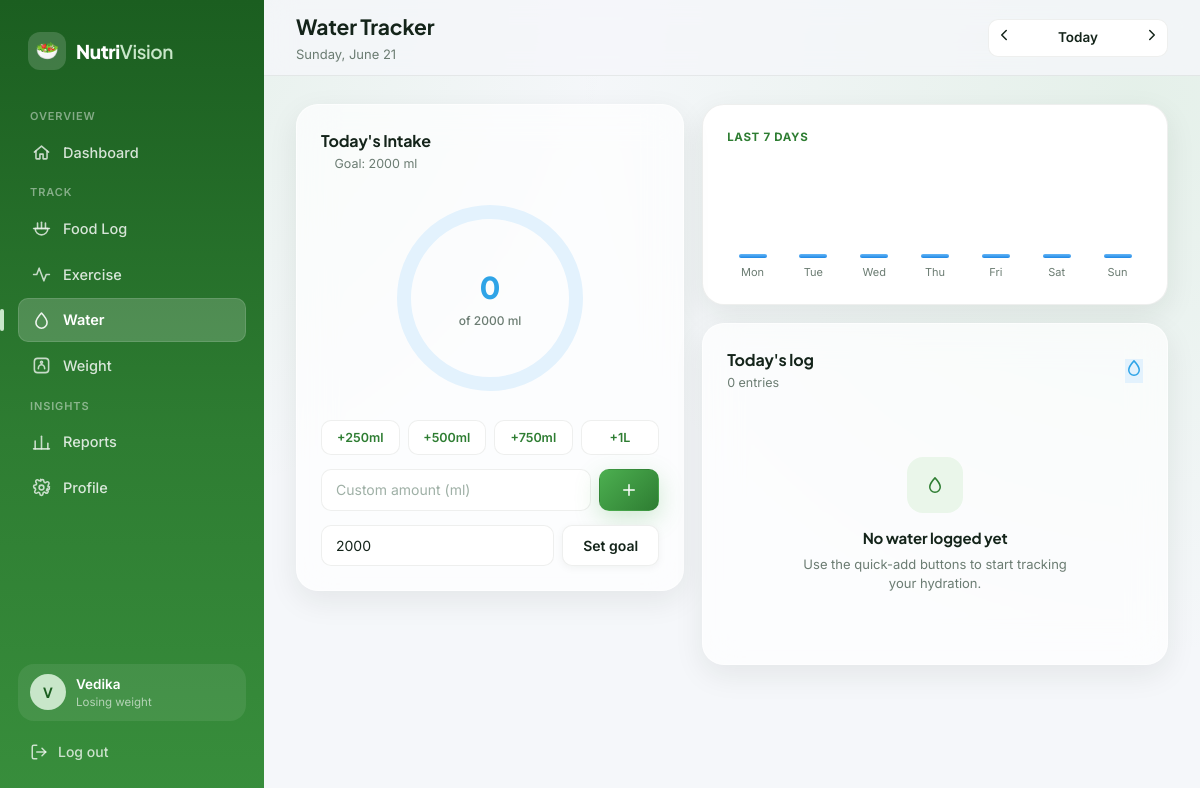
Screenshot of /water (signed in) with the database file from the repository.
### models.py (models this page shows, shortened)
class User(UserMixin, db.Model):
    __tablename__ = "users"
    id = db.Column(db.Integer, primary_key=True)
    name = db.Column(db.String(100), nullable=False)
    email = db.Column(db.String(150), unique=True, nullable=False, index=True)
    password_hash = db.Column(db.String(255), nullable=False)
    age = db.Column(db.Integer)
    gender = db.Column(db.String(20))  # 'male' | 'female' | 'other'
    height = db.Column(db.Float)  # centimetres
    weight = db.Column(db.Float)  # kilograms (latest known weight)
    goal_weight = db.Column(db.Float)  # kilograms (target weight)
    activity_level = db.Column(db.String(30), default="sedentary")
    goal = db.Column(db.String(20), default="maintenance")  # weight_loss | maintenance | weight_gain
    water_goal_ml = db.Column(db.Integer, default=2000)
    created_at = db.Column(db.DateTime, default=datetime.utcnow)
    food_logs = db.relationship("FoodLog", backref="user", lazy=True, cascade="all, delete-orphan")
    exercise_logs = db.relationship("ExerciseLog", backref="user", lazy=True, cascade="all, delete-orphan")
    water_logs = db.relationship("WaterLog", backref="user", lazy=True, cascade="all, delete-orphan")
    weight_logs = db.relationship("WeightLog", backref="user", lazy=True, cascade="all, delete-orphan")

### blueprints/water.py (the view)
@water_bp.route("/water")
@login_required
def water_page():
    selected_date = _parse_date(request.args.get("date"))
    logs = (
        WaterLog.query.filter_by(user_id=current_user.id, date=selected_date)
        .order_by(WaterLog.created_at.desc())
        .all()
    )
    total = sum(l.amount for l in logs)
    history = []
    today = date.today()
    for i in range(6, -1, -1):
        day = today - timedelta(days=i)
        day_total = sum(
            l.amount for l in WaterLog.query.filter_by(user_id=current_user.id, date=day).all()
        )
        history.append({"label": day.strftime("%a"), "amount": day_total})
    return render_template(
        "water_tracker.html",
        selected_date=selected_date,
        prev_date=selected_date - timedelta(days=1),
        next_date=selected_date + timedelta(days=1),
        is_today=(selected_date == date.today()),
        logs=logs,
        total=total,
        goal=current_user.water_goal_ml,
        history=history,
    )

### blueprints/water.py (called while the page is built)
def _parse_date(value):
    if not value:
        return date.today()
    try:
        return datetime.strptime(value, "%Y-%m-%d").date()
    except ValueError:
        return date.today()

### templates/water_tracker.html (shortened to what this page needs)
{% extends "base.html" %}
{% from "partials/icons.html" import icon %}
{% block page_title %}Water Tracker{% endblock %}
{% block page_subtitle %}{{ selected_date.strftime('%A, %B') }} {{ selected_date.day }}{% endblock %}
{% block topbar_actions %}
<div class="date-nav">
  <a href="{{ url_for('water.water_page', date=prev_date.isoformat()) }}" aria-label="Previous day">{{ icon('chevron-left') }}</a>
  <span class="date-label">{{ "Today" if is_today else selected_date.strftime('%b %d') }}</span>
  <a href="{{ url_for('water.water_page', date=next_date.isoformat()) }}" aria-label="Next day">{{ icon('chevron-right') }}</a>
</div>
{% endblock %}
{% block content %}
<div class="dash-grid" style="grid-template-columns: 1fr 1.2fr;">
  <div class="card ring-card">
    {% set wpct = [[(total / goal * 100) if goal else 0, 100]|min, 0]|max %}
    {% set wcirc = 540.35 %}
    {% set woffset = wcirc * (1 - wpct/100) %}
    <div class="card-header" style="width:100%;">
      <div>
        <h3>Today's Intake</h3>
        <p class="subtitle">Goal: <span id="goalLabel">{{ goal }}</span> ml</p>
      </div>
    </div>
    <div class="ring-wrap">
      <svg viewBox="0 0 200 200">
        <defs>
          <linearGradient id="waterGradient" x1="0%" y1="0%" x2="100%" y2="100%">
            <stop offset="0%" stop-color="#1E88E5"/>
            <stop offset="100%" stop-color="#64B5F6"/>
          </linearGradient>
        </defs>
        <circle class="ring-track" cx="100" cy="100" r="86" style="stroke:#E3F2FD;"></circle>
        <circle class="ring-progress" cx="100" cy="100" r="86" id="waterRingProgress"
          style="stroke:url(#waterGradient);"
          stroke-dasharray="{{ wcirc }}"
          stroke-dashoffset="{{ woffset }}"></circle>
      </svg>
      <div class="ring-center">
        <div class="ring-value" id="waterTotalLabel" style="color:var(--water);">{{ total }}</div>
        <div class="ring-label">of {{ goal }} ml</div>
      </div>
    </div>
    <div class="quick-add-row w-full">
      <button class="quick-add-btn" data-amount="250">+250ml</button>
      <button class="quick-add-btn" data-amount="500">+500ml</button>
      <button class="quick-add-btn" data-amount="750">+750ml</button>
      <button class="quick-add-btn" data-amount="1000">+1L</button>
    </div>
    <div class="flex gap-8 mt-14 w-full">
      <input type="number" class="input" id="customAmount" placeholder="Custom amount (ml)" min="1" max="5000">
      <button class="btn btn-primary" id="addCustomAmount">{{ icon('plus','icon') }}</button>
    </div>
    <form class="flex gap-8 mt-14 w-full" id="goalForm">
      <input type="number" class="input" id="goalInput" value="{{ goal }}" min="500" max="8000" step="50">
      <button class="btn btn-secondary" type="submit">Set goal</button>
    </form>
  </div>
  <div class="dash-col">
    <div class="card-solid">
      <p class="card-eyebrow mb-14">Last 7 days</p>
      <div class="flex" style="align-items:flex-end; gap:10px; height:120px;">
        {% set max_amt = (history|map(attribute='amount')|max) or 1 %}
        {% for day in history %}
        {% set h = ((day.amount / (max_amt if max_amt > 0 else 1)) * 100)|round|int %}
        <div style="flex:1; display:flex; flex-direction:column; align-items:center; gap:6px; height:100%; justify-content:flex-end;">
          <div style="width:100%; max-width:28px; height:{{ h if day.amount > 0 else 3 }}%; background:linear-gradient(180deg, #64B5F6, #1E88E5); border-radius:6px;"></div>
          <span class="text-sm text-muted" style="font-size:11px;">{{ day.label }}</span>
        </div>
        {% endfor %}
      </div>
    </div>
    <div class="card">
      <div class="card-header">
        <div>
          <h3>Today's log</h3>
          <p class="subtitle">{{ logs|length }} entr{{ 'y' if logs|length == 1 else 'ies' }}</p>
        </div>
        <div class="stat-icon" style="background:#E3F2FD;color:var(--water);">{{ icon('droplet') }}</div>
      </div>
      {% if not logs %}
      <div class="empty-state" id="waterEmptyState">
        <div class="empty-icon">{{ icon('droplet') }}</div>
        <h4>No water logged yet</h4>
        <p>Use the quick-add buttons to start tracking your hydration.</p>
      </div>
      {% endif %}
    </div>
  </div>
</div>
{% endblock %}

### templates/base.html (shortened to what this page needs)
<!DOCTYPE html>
<html lang="en">
<head>
<link rel="stylesheet" href="{{ url_for('static', filename='css/style.css') }}">
</head>
<body>
{% from "partials/icons.html" import icon %}
<div class="app-shell">
  <aside class="sidebar" id="sidebar">
    <div class="sidebar-brand">
      <div class="logo-mark">🥗</div>
      <div class="logo-text">Nutri<span>Vision</span></div>
    </div>
    <p class="sidebar-section-label">Overview</p>
    <nav class="sidebar-nav">
      <a class="sidebar-link {{ 'active' if request.endpoint == 'dashboard.home' }}" href="{{ url_for('dashboard.home') }}">
        {{ icon('home') }} Dashboard
      </a>
    </nav>
    <p class="sidebar-section-label">Track</p>
    <nav class="sidebar-nav">
      <a class="sidebar-link {{ 'active' if request.endpoint == 'food.food_log_page' }}" href="{{ url_for('food.food_log_page') }}">
        {{ icon('bowl') }} Food Log
      </a>
      <a class="sidebar-link {{ 'active' if request.endpoint == 'exercise.exercise_page' }}" href="{{ url_for('exercise.exercise_page') }}">
        {{ icon('activity') }} Exercise
      </a>
      <a class="sidebar-link {{ 'active' if request.endpoint == 'water.water_page' }}" href="{{ url_for('water.water_page') }}">
        {{ icon('droplet') }} Water
      </a>
      <a class="sidebar-link {{ 'active' if request.endpoint == 'weight.weight_page' }}" href="{{ url_for('weight.weight_page') }}">
        {{ icon('scale') }} Weight
      </a>
    </nav>
    <p class="sidebar-section-label">Insights</p>
    <nav class="sidebar-nav">
      <a class="sidebar-link {{ 'active' if request.endpoint == 'reports.reports_page' }}" href="{{ url_for('reports.reports_page') }}">
        {{ icon('bar-chart') }} Reports
      </a>
      <a class="sidebar-link {{ 'active' if request.endpoint == 'profile.edit_profile' }}" href="{{ url_for('profile.edit_profile') }}">
        {{ icon('settings') }} Profile
      </a>
    </nav>
    <div class="sidebar-footer">
      {% if current_user.is_authenticated %}
      <div class="sidebar-user">
        <div class="avatar">{{ current_user.name[:1]|upper }}</div>
        <div class="user-meta">
          <div class="user-name">{{ current_user.name }}</div>
          <div class="user-goal">{{ {'weight_loss':'Losing weight','maintenance':'Maintaining','weight_gain':'Gaining weight'}.get(current_user.goal, 'Set a goal') }}</div>
        </div>
      </div>
      <a class="sidebar-logout" href="{{ url_for('auth.logout') }}">{{ icon('logout') }} Log out</a>
      {% endif %}
    </div>
  </aside>
  <div class="main-col">
    <header class="topbar">
      <div class="flex gap-14" style="align-items:center;">
        <div class="topbar-title">
          <h1>{% block page_title %}Dashboard{% endblock %}</h1>
          <p>{% block page_subtitle %}{{ today.strftime('%A, %B') }} {{ today.day }}{% endblock %}</p>
        </div>
      </div>
      <div class="topbar-actions">
        {% block topbar_actions %}{% endblock %}
      </div>
    </header>
    <main class="content">
      {% block content %}{% endblock %}
    </main>
  </div>
</div>
</body>
</html>

### rows the page displays
User: name "V", name "Vedika", goal "Losing weight", water_goal_ml "2000"

### other values shown
{{ selected_date.strftime('%A, %B') }} "Sunday, June"
{{ selected_date.day }} "21"
{{ total }} "0"
{{ day.label }} "Mon" "Tue" "Wed" "Thu" "Fri" "Sat" "Sun"
{{ logs|length }} "0"
{{ 'y' if logs|length == 1 else 'ies' }} "ies"
